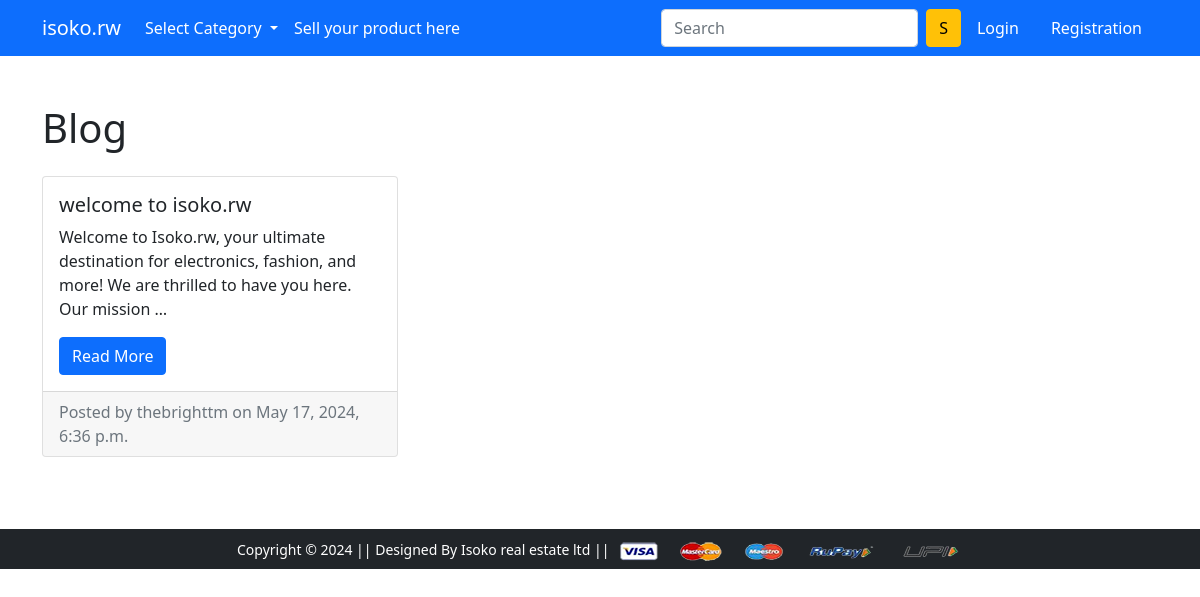
Screenshot of /blog/ with the database file from the repository.
### app/models.py (models this page shows, shortened)
class BlogPost(models.Model):
    title = models.CharField(max_length=200)
    content = models.TextField()
    author = models.ForeignKey(User, on_delete=models.CASCADE)
    created_at = models.DateTimeField(auto_now_add=True)
    updated_at = models.DateTimeField(auto_now=True)

### app/views.py (the view)
# urls.py: path('blog/', views.blog_list, name='blog_list'),
def blog_list(request):
    posts = BlogPost.objects.all().order_by('-created_at')
    return render(request, 'app/blog_list.html', {'posts': posts})

### app/templates/app/blog_list.html (shortened to what this page needs)
{% extends 'app/base.html' %}
{% load static %}
{% block main-content %}
<div class="container my-5">
    <h1 class="mb-4">Blog</h1>
    <div class="row">
        {% for post in posts %}
        <div class="col-lg-4 col-md-6 mb-4">
            <div class="card h-100">
                <div class="card-body">
                    <h5 class="card-title">{{ post.title }}</h5>
                    <p class="card-text">{{ post.content|truncatewords:20 }}</p>
                    <a href="{% url 'blog_detail' post.pk %}" class="btn btn-primary">Read More</a>
                </div>
                <div class="card-footer text-muted">
                    Posted by {{ post.author }} on {{ post.created_at|date:"F j, Y, P" }}
                </div>
            </div>
        </div>
        {% endfor %}
    </div>
</div>
{% endblock main-content %}

### rows the page displays
BlogPost: title "welcome to isoko.rw", content "Welcome to Isoko.rw, your ultimate destination for electronics, fashion, and more! We are thrilled to have you here. Our mission …", author "thebrighttm", created_at "May 17, 2024, 6:36 p.m."
